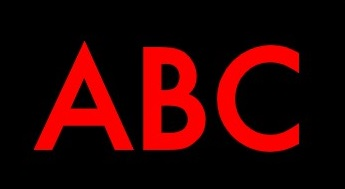
#> input picture CV/opencv_tutorial_naumdeveloper/opencv_tutorial_codec.wang/14-Contour-Features/abc.jpg, 345 x 189 px
$ python cv2_exercise2.py   (older library calls are emulated)
#> lines starting #> are read from the running program, lines starting #| are printed output that depends on the picture; after the words box and inside, x2 and y2 are one past the last pixel; in counts of white or black regions, pixels touching at a corner belong together; long printed decimals are rounded
import cv2

# загрузить исходное изображение
img = cv2.imread('abc.jpg', 0)
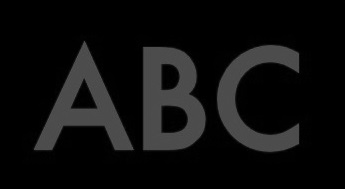
#> img: shape (189, 345); min 0, max 90, mean 14.3
_, thresh = cv2.threshold(img, 0, 255, cv2.THRESH_BINARY + cv2.THRESH_OTSU)
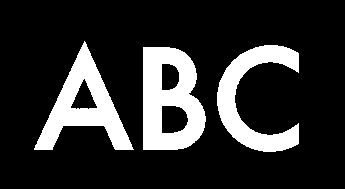
#> thresh: shape (189, 345); 18.3% white; 3 white regions
image, contours, hierarchy = cv2.findContours(thresh, 3, 2)
#> contours = 6 contours; box (x1, y1, x2, y2) and area: (143, 47, 206, 150) 5340, (34, 41, 134, 150) 4114, (217, 45, 299, 152) 3334, (161, 105, 189, 134) 649, (70, 78, 98, 110) 442, (161, 63, 180, 91) 422

# найти контур ABC
b, c, a = contours[0], contours[3], contours[4]
#> b = contour of 77 points, box (x1, y1, x2, y2) (143, 47, 206, 150), area 5340; c = contour of 198 points, box (x1, y1, x2, y2) (217, 45, 299, 152), area 3334; a = contour of 238 points, box (x1, y1, x2, y2) (34, 41, 134, 150), area 4114

# Загрузить стандартное изображение шаблона
img_a = cv2.imread('template_a.jpg', 0)
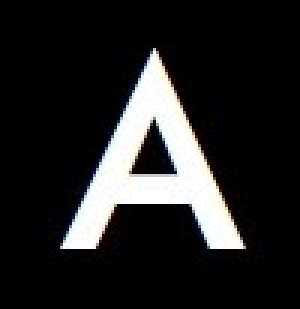
#> input picture CV/opencv_tutorial_naumdeveloper/opencv_tutorial_codec.wang/14-Contour-Features/template_a.jpg, 100 x 103 px (shown 3 times larger)
#> img_a: shape (103, 100); min 0, max 255, mean 36.3
_, th = cv2.threshold(img_a, 0, 255, cv2.THRESH_BINARY + cv2.THRESH_OTSU)
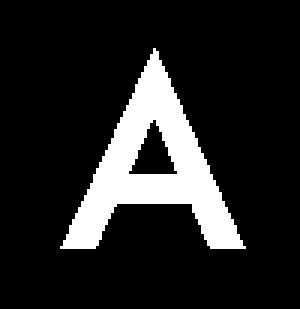
#> th: shape (103, 100) (shown 3 times larger); 14.3% white; 1 white region
image, contours, hierarchy = cv2.findContours(th, 3, 2)
#> contours = 2 contours; box (x1, y1, x2, y2) and area: (20, 16, 82, 83) 1518, (42, 39, 60, 59) 176

# Контур буквы А
template_a = contours[0]
#> template_a = contour of 150 points, box (x1, y1, x2, y2) (20, 16, 82, 83), area 1518

print(cv2.matchShapes(a, template_a, 1, 0.0))  # 0.02557(наиболее похожи)
#| 0.02557
print(cv2.matchShapes(b, template_a, 1, 0.0))  # 0.80585
#| 0.8059
print(cv2.matchShapes(c, template_a, 1, 0.0))  # 3.26050
#| 3.261
